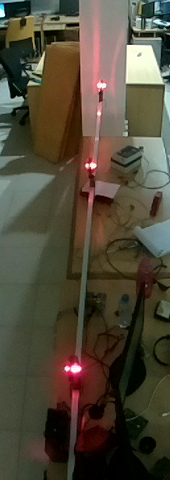
#> input picture GLM_VisualStudio_Win/LedDetector/Test.png, 170 x 480 px
$ python -i LedBlinkCounter.py   (imports and definitions only)
#> lines starting #> are read from the running program, lines starting #| are printed output that depends on the picture
#> further down, picture is the input picture: shape (480, 170, 3); mean B, G, R 56.9, 72.8, 80
### GLM_VisualStudio_Win/LedDetector/RepeatedTimer.py
import threading
import time

class PeriodicTimer(object):

    # [5 lines left out: function whoami, not called in this run]

    def __init__(self, interval, function):
        try:
            self._timer     = None
            self.interval   = interval
            self.function   = function
            self.next_call  = time.time()
            #self.args = args
            #self.kwargs = kwargs
            self.runOnce    = False
            self.is_running = False
        except:
            raise ValueError()
        #self.start()

    # [19 lines left out: functions _run, start, stop, not called in this run]

    def restart(self):
        self.stop()
        self.start()

    # [4 lines left out: function IncreaseInterval, not called in this run]

### GLM_VisualStudio_Win/LedDetector/LedBlinkCounter.py
import numpy as np
import cv2
import time
from RepeatedTimer import PeriodicTimer

#from Diagnostics import LocalLogger
import pickle

class BlinkCounter(object):

    def make_lut_u(self):
        return np.array([[[i,255-i,0] for i in range(256)]],dtype=np.uint8)

    def make_lut_v(self):
        return np.array([[[0,255-i,i] for i in range(256)]],dtype=np.uint8)

    # [5 lines left out: function whoami, not called in this run]

    def __init__(self):
        try:
            self.__LedLocations__         = []
           # self.logger     = LocalLogger('GLM_Diagnostics', self.whoami(), configs)
            #self.SetPreviousLedLocations(LedLocationFilePath)

            self.__TOTAL_NUMBER_OF_LEDS__ = 3
            self.__LedsCentrePointList__  = list()
            self.__LastStateofLedAtPos__  = dict()

            self.__LedBlinkCounter__      = []
            self.__VerdictTimer__         = PeriodicTimer(10, self.GenerateVerdict)

            self.__FoundLED__             = [False,False,False]

            self.__FoundBlackPixel__   = []
            #Black Pixels Found (Bool, Count (total frames passed), Frame Passed after finding black pixels)
            self.__FoundBlackPixel__.append([False, 0 ,0])
            self.__FoundBlackPixel__.append([False, 0, 0])
            self.__FoundBlackPixel__.append([False, 0, 0])

            self.__LedBlinkCounter__      = []
            self.__LedBlinkCounter__.append([0, [False, 0]])
            self.__LedBlinkCounter__.append([1, [False, 0]])
            self.__LedBlinkCounter__.append([2, [False, 0]])
        except:
            #self.logger.log(self.logger.ERROR,'Failed to Init ' +  self.whoami())
            raise ValueError()

    def GetYUVImage(self, image):
        yuvImage = cv2.cvtColor(image, cv2.COLOR_BGR2YUV)
#> yuvImage: shape (480, 170, 3); mean of channels 0, 1, 2 73.1, 120.1, 134.1
        yuvImage = cv2.GaussianBlur(yuvImage, (5, 5), 0)
#> yuvImage: shape (480, 170, 3); mean of channels 0, 1, 2 73.1, 120.1, 134.1
        #Separating the y, cb and cr channels
        y,u,v    = cv2.split(yuvImage)
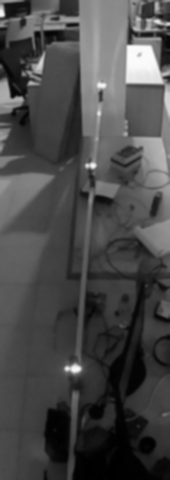
#> y: shape (480, 170); min 0, max 252, mean 73.1
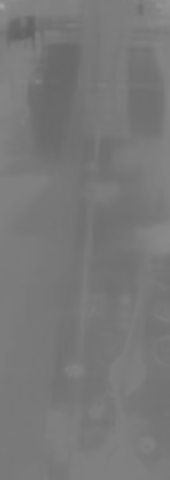
#> u: shape (480, 170); min 97, max 164, mean 120.1
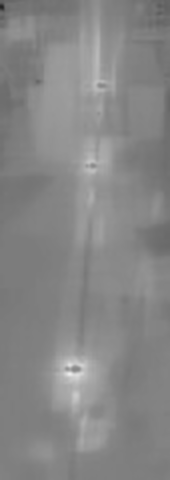
#> v: shape (480, 170); min 36, max 237, mean 134.1
        del yuvImage

        lut_u, lut_v = self.make_lut_u(), self.make_lut_v()
        u = cv2.cvtColor(u, cv2.COLOR_GRAY2BGR)
#> u: shape (480, 170, 3)
        v = cv2.cvtColor(v, cv2.COLOR_GRAY2BGR)
#> v: shape (480, 170, 3)

        v_mapped = cv2.LUT(v, lut_v)
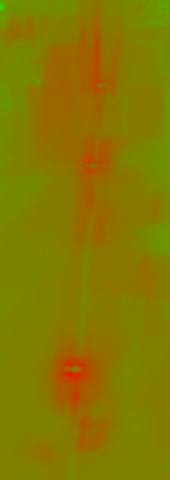
#> v_mapped: shape (480, 170, 3); mean B, G, R 0, 120.9, 134.1
        u_mapped = cv2.LUT(u, lut_u)
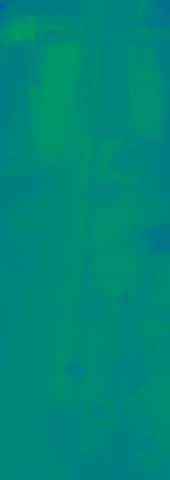
#> u_mapped: shape (480, 170, 3); mean B, G, R 120.1, 134.9, 0
        del lut_u
        del lut_v
        del u
        del v
        # Convert back to BGR so we can apply the LUT and stack the images
        y = cv2.cvtColor(y, cv2.COLOR_GRAY2BGR)
#> y: shape (480, 170, 3)

        return y, u_mapped, v_mapped

    # [279 lines left out: functions Adjust_VMap, LightDetectionLogic, GetLastLedBlinkState, SetPreviousLedLocations, IncrementLightCounter, SetLedsCentreLocations and 3 more, not called in this run]

    def GetBlinkCounters(self):
        return self.__LedBlinkCounter__

    # [10 lines left out: function GenerateVerdict, not called in this run]


>>> import cv2
>>> picture = cv2.imread('Test.png')
>>> result = BlinkCounter().GetYUVImage(picture)
